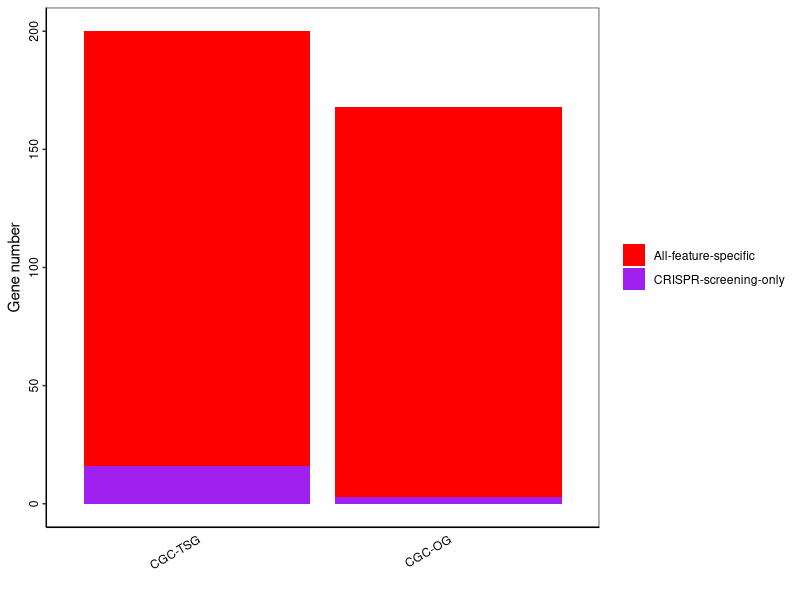

The R source for this figure:
#####################
##### Bar plots #####
#####################

###### The boxplots to show the recall of CGC genes by prediction based on CRISPR-screening data only.

###### Input: ../DORGE_prediction.txt: DORGE prediction results
###### Input: data/TSG_prediction-lr_enet.CRISPR-only_FPR_0.01.csv: Predicted TSGs using CRISPR-screening data only under FPR = 0.01
###### Input: data/OG_prediction-lr_enet.CRISPR-only_FPR_0.01.csv: Predicted OGs using CRISPR-screening data only under FPR = 0.01
###### Output: Figure_2F_prediction_using_CRISPR_data_only.pdf: The number of recovered CGC-TSGs and CGC-OGs using all features compared to CRISPR-screening data only

options(warn=-1)

### Install missing packages

installed_pkgs <- installed.packages()

pkgs <-  c("ggplot2")

if (length(setdiff(pkgs, installed_pkgs)) > 0) {
    install.packages(pkgs = setdiff(pkgs, installed_pkgs), repos = "http://cran.us.r-project.org")
}

suppressMessages(library("ggplot2"))


TSG_threshold<-0.6233374 #FPR=0.01
OG_threshold<-0.6761319 #FPR=0.01

################################### Figure 2F ###################################
#setwd("/Users/jlyu/Box\ Sync/TSGOG_Project/SA_sub/github/DORGE_paper/Figure_codes/Figure_2");
CRISPR_specific <- read.table("data/TSG_prediction-lr_enet.CRISPR-only_FPR_0.01.csv", header=T, sep=",")
Predicted_genes_CRISPR_features<-as.character(CRISPR_specific[,1])
prediction <- read.table("../DORGE_prediction.txt", header=T, sep="\t",fill=TRUE,quote = "")
index_TSG_predicted_CGC_TSGs_all_feature<-which(prediction$TSG_probability>TSG_threshold & prediction$TSG_all=="1")
all_genes<-as.character(prediction[,1])
Predicted_CGC_TSGs_all_features<-all_genes[index_TSG_predicted_CGC_TSGs_all_feature]
index_predicted_CRISPR_genes_in_all_genes<-which(all_genes %in% Predicted_genes_CRISPR_features)
index_CGC_TSG<-which(prediction$TSG_all==1)
Predicted_CGC_TSGs_CRISPR_features_only<-all_genes[intersect(index_predicted_CRISPR_genes_in_all_genes,index_CGC_TSG)]
#CRISPR_specific_genes<-setdiff(Predicted_CGC_TSGs_CRISPR_features_only,Predicted_CGC_TSGs_all_features)

CRISPR_specific <- read.table("data/OG_prediction-lr_enet.CRISPR-only_FPR_0.01.csv", header=T, sep=",")
Predicted_genes_CRISPR_features<-as.character(CRISPR_specific[,1])
prediction <- read.table("../DORGE_prediction.txt", header=T, sep="\t",fill=TRUE,quote = "")
index_OG_predicted_CGC_OGs_all_feature<-which(prediction$OG_probability>OG_threshold & prediction$OG_all=="1")
all_genes<-as.character(prediction[,1])
Predicted_CGC_OGs_all_features<-all_genes[index_OG_predicted_CGC_OGs_all_feature]
index_predicted_CRISPR_genes_in_all_genes<-which(all_genes %in% Predicted_genes_CRISPR_features)
index_CGC_OG<-which(prediction$OG_all==1)
Predicted_CGC_OGs_CRISPR_features_only<-all_genes[intersect(index_predicted_CRISPR_genes_in_all_genes,index_CGC_OG)]
#CRISPR_specific_genes<-setdiff(Predicted_CGC_OGs_CRISPR_features_only,Predicted_CGC_OGs_all_features)

dat <- data.frame("Feature" = c(length(Predicted_CGC_TSGs_all_features)-length(Predicted_CGC_TSGs_CRISPR_features_only),length(Predicted_CGC_TSGs_CRISPR_features_only),length(Predicted_CGC_OGs_all_features)-length(Predicted_CGC_OGs_CRISPR_features_only),length(Predicted_CGC_OGs_CRISPR_features_only)), "Group" = c("All-feature-specific","CRISPR-screening-only","All-feature-specific","CRISPR-screening-only"),"Cat" = c("CGC-TSG","CGC-TSG","CGC-OG","CGC-OG"))
dat$Cat<-factor(dat$Cat,levels=c("CGC-TSG", "CGC-OG"))

pdf("Raw_figures/Figure_2F_prediction_using_CRISPR_data_only.pdf", family="ArialMT", width=3.5, height=3)
ggplot(dat, aes(fill=Group, y=Feature, x=Cat)) + geom_bar(position="stack", stat="identity")+ labs(x = "", y = "Gene number") +scale_fill_manual(values=c("red", "purple"))+ theme_bw() + theme(legend.title = element_blank(),axis.ticks.y = element_line(size = 0.5),axis.ticks.x=element_blank(),axis.text.x = element_text(angle = 30, hjust = 1, colour = "black"),axis.text.y = element_text(angle = 90, hjust = 0.5, colour = "black"), panel.grid.major = element_blank(), panel.grid.minor = element_blank(),panel.background = element_blank(), axis.line = element_line(colour = "black"))
garbage <- dev.off()